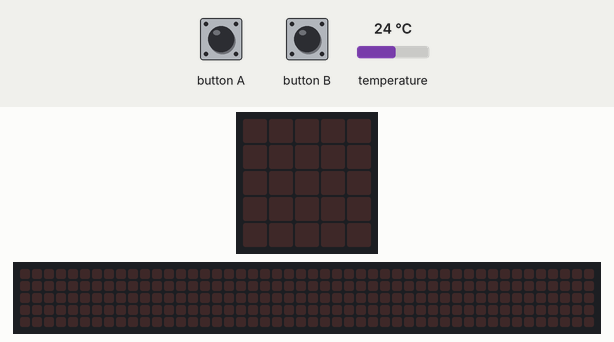
The program below on a simulated BBC micro:bit running MicroPython. On the bench: the board's 5×5 LED display, a strip that is not on the board, showing the scrolling text unrolled. The inputs (shaded band) are chosen by the test bench; at power-on: temperature 24 °C. The 48×5 strip is a reading aid, not a part: it shows the text the display is scrolling, unrolled, one strip-width of it at a time.

Above: at 1.2 s.
1.3 s: button A pressed for 0.15 s
At 1.37 s:
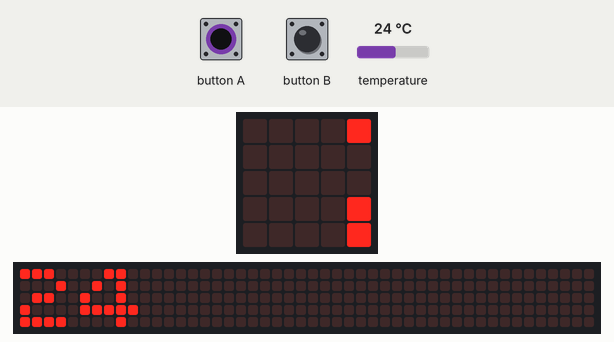
4.3 s: button B pressed for 0.15 s
At 4.37 s:
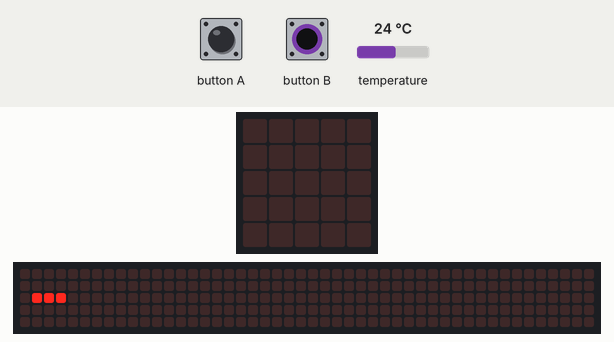
7.3 s: button A pressed for 1 s
At 7.52 s:
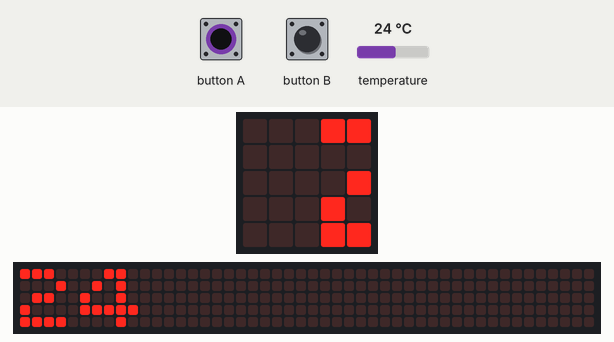
10.3 s: button A pressed for 3.2 s
At 10.67 s:
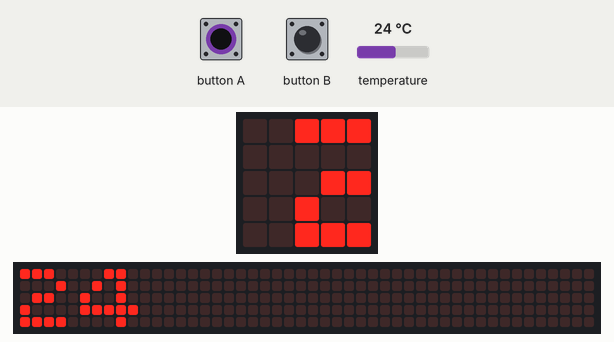
Timing chart, 0 to 13.3 s (numbered marks = the images above; inputs shaded):
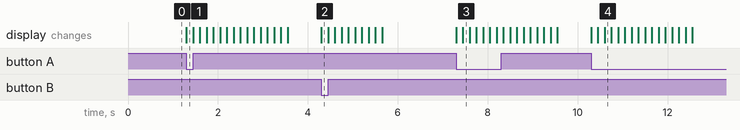

The program:

Capteur_int_rieur_et_r_cepteur-main.py
```python
# Imports go at the top
from microbit import *
import radio
radio.config(group=23)
radio.on()
outdoorTemp = '-'

while True:
    message = radio.receive()
    if message:
        outdoorTemp = message
    if button_a.was_pressed():
        display.scroll(str(temperature()))
    if button_b.was_pressed():
        display.scroll(outdoorTemp)
```

Measured:
- after the input at 1.3 s, the display: changes at once (image 1)
- after the input at 4.3 s, the display: changes at once (image 2)
- after the input at 7.3 s, the display: first changes at once (image 3 shows a later state)
- after the input at 10.3 s, the display: first changes at once (image 4 shows a later state)
